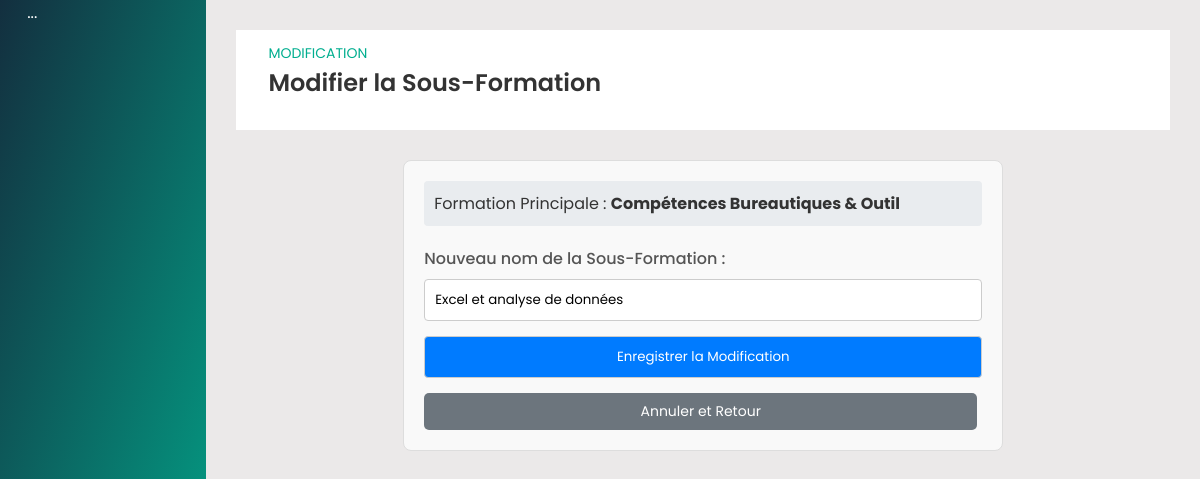
The app's page /Espace/admin/gestion_formations/modifier_contenu.php?id=1 with its own data.
### tables this page shows
CREATE TABLE `contenu_formations` (
  `id_contenu` int NOT NULL AUTO_INCREMENT,
  `formation_id` int NOT NULL,
  `sous_formation` varchar(255) NOT NULL,
  `created_at` timestamp NULL DEFAULT CURRENT_TIMESTAMP,
  PRIMARY KEY (`id_contenu`),
  KEY `fk_contenu_formation_id` (`formation_id`),
  CONSTRAINT `fk_contenu_formation_id` FOREIGN KEY (`formation_id`) REFERENCES `formations` (`id_formation`) ON DELETE CASCADE ON UPDATE CASCADE
);

CREATE TABLE `formations` (
  `id_formation` int NOT NULL AUTO_INCREMENT,
  `nom_formation` varchar(255) NOT NULL,
  `created_at` timestamp NULL DEFAULT CURRENT_TIMESTAMP,
  PRIMARY KEY (`id_formation`),
  UNIQUE KEY `nom_formation` (`nom_formation`)
);

### Espace/admin/gestion_formations/modifier_contenu.php (the view, shortened to what this page needs)
<?php
require_once '../../config/db.php';
$contenu_details = null;
$id_contenu = $_GET['id'] ?? $_POST['id_contenu'] ?? 0;
if ($id_contenu > 0) {
    try {
        $sql = "SELECT cf.id_contenu, cf.sous_formation, f.nom_formation, f.id_formation as parent_id
                FROM contenu_formations cf
                JOIN formations f ON cf.formation_id = f.id_formation
                WHERE cf.id_contenu = ?";
        $stmt = $pdo->prepare($sql);
        $stmt->execute([$id_contenu]);
        $contenu_details = $stmt->fetch(PDO::FETCH_ASSOC);
    } catch (PDOException $e) {
        $error_message = "Erreur lors du chargement des détails : " . $e->getMessage();
    }
} else {
    header("Location: gestion_formations.php?error=id_missing");
    exit;
}
?>
<!DOCTYPE html>
<html lang="fr">
<head>
  <link rel="stylesheet" href="../../../asset/css/styles/style-formateur.css">
  <link rel="stylesheet" href="../gestion_utilisateurs/styles.css">
  <link rel="stylesheet" href="https://cdnjs.cloudflare.com/ajax/libs/font-awesome/5.15.4/css/all.min.css">
</head>
<body>
  <div class="sidebar">...</div>
  <div class="main--content">
        <div class="header--wrapper">
            <div class="header--title">
                <span>Modification</span>
                <h2>Modifier la Sous-Formation</h2>
            </div>
        </div>
        <div class="form-container">
            <div class="info-box">
                <p>Formation Principale : <strong><?= htmlspecialchars($contenu_details['nom_formation'] ?? 'N/A') ?></strong></p>
            </div>
            <form method="POST">
                <label for="nouveau_nom">Nouveau nom de la Sous-Formation :</label>
                <input type="text" id="nouveau_nom" name="nouveau_nom"
                       value="<?= htmlspecialchars($contenu_details['sous_formation'] ?? '') ?>" required>
                <button type="submit" name="update_contenu">Enregistrer la Modification</button>
            </form>
            <a href="voir_details_formation.php?id=<?= htmlspecialchars($contenu_details['parent_id'] ?? '') ?>" class="btn-action btn-view" style="display: block; text-align: center; background-color: #6c757d;">
                Annuler et Retour
            </a>
        </div>
    </div>
</body>
</html>

### asset/css/styles/style-formateur.css (style rules this page uses)
* { margin: 0; padding: 0; border: none; outline: none; box-sizing: border-box; font-family: "Poppins", sans-serif; }
body { display: flex; }
.sidebar { position: sticky; top: 0; left: 0; bottom: 0; width: 110px; height: 100vh; padding: 0 1.7rem; color: #fff; overflow: hidden; transition: all 0.5s linear; background: linear-gradient(109deg, #132F3F, #01ae8f); }
.main--content { position: relative; background: #ebe9e9; width: 100%; padding: 1rem; }
.header--wrapper { display: flex; justify-content: space-between; align-items: center; flex-wrap: wrap; margin-bottom: 1rem; padding: 10px 2rem; background-color: #fff; }
.header--title { color: rgba(113, 99, 186, 255); }
.main--content { padding: 30px; }
h2 { color: #333; font-weight: 600; margin-bottom: 20px; }
label { font-weight: 500; color: #555; margin-bottom: 8px; display: block; }
a { text-decoration: none; color: #007bff; transition: color 0.3s, transform 0.2s; }

### Espace/admin/gestion_utilisateurs/styles.css (style rules this page uses)
* { margin: 0; padding: 0; box-sizing: border-box; font-family: 'Poppins', sans-serif; }
body { background: #f5f5f5; color: #333; }
.header--wrapper { display: flex; justify-content: space-between; align-items: center; margin-bottom: 20px; }
.header--title span { color: #01ae8f; font-size: 14px; text-transform: uppercase; }
.header--title h2 { font-size: 24px; color: #333; }
.btn-action { padding: 8px 12px; text-decoration: none; border-radius: 5px; font-size: 14px; margin-right: 5px; transition: background 0.3s; display: inline-block; color: #fff; }
.btn-view { background: #01ae8f; }

### Espace/admin/gestion_formations/modifier_contenu.php (style rules this page uses)
.form-container { max-width: 600px; margin: 30px auto; padding: 20px; border: 1px solid #ddd; border-radius: 8px; background-color: #f9f9f9; }
input[type="text"], button { width: 100%; padding: 10px; margin-bottom: 15px; border: 1px solid #ccc; border-radius: 4px; box-sizing: border-box; }
button[type="submit"] { background-color: #007bff; color: white; cursor: pointer; }
.info-box { background-color: #e9ecef; padding: 10px; border-radius: 4px; margin-bottom: 20px; }

### records on screen
contenu_formations: formation.nom_formation "Compétences Bureautiques & Outil", nouveau_nom "Excel et analyse de données"
